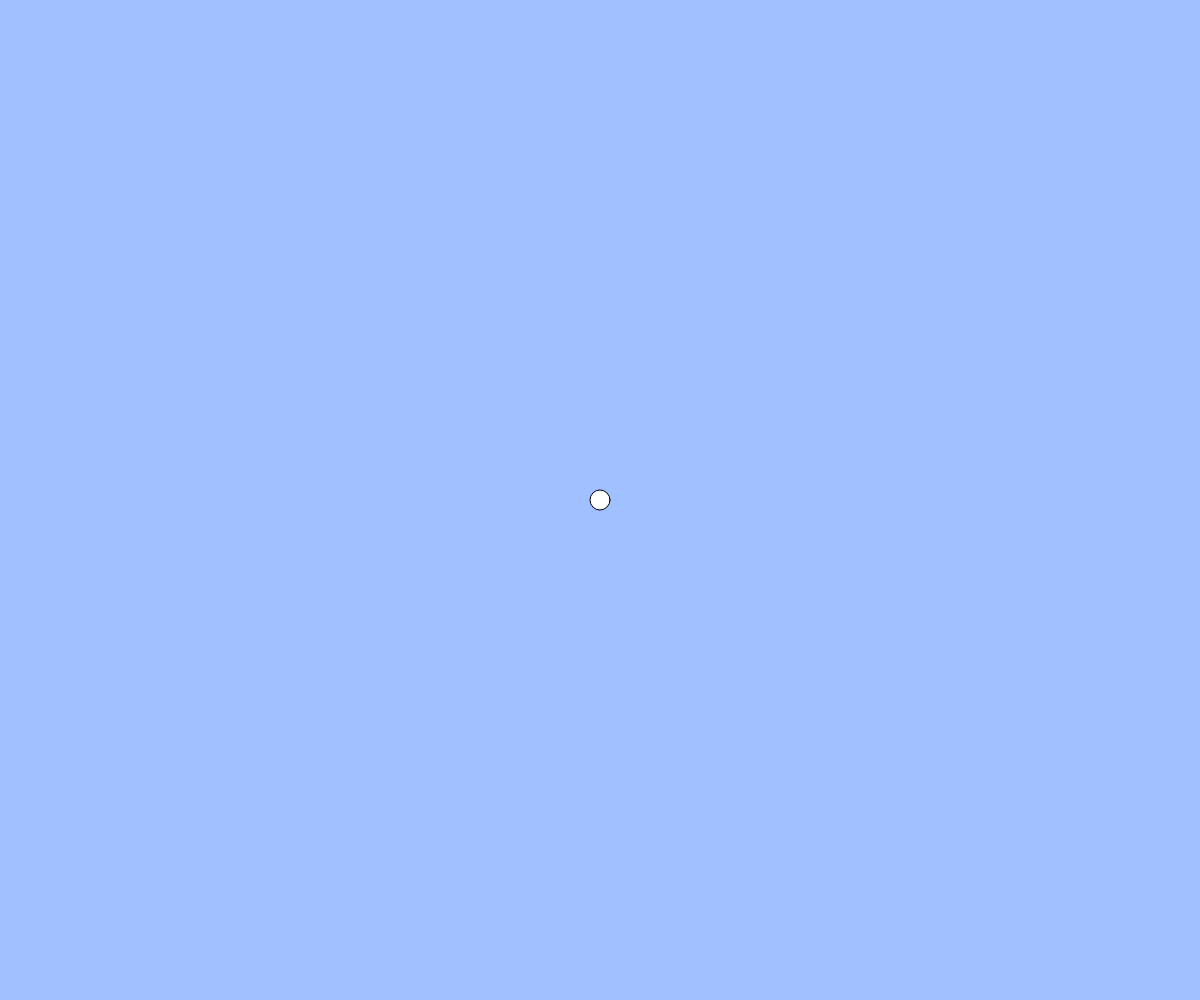
Frame 1 (no input)
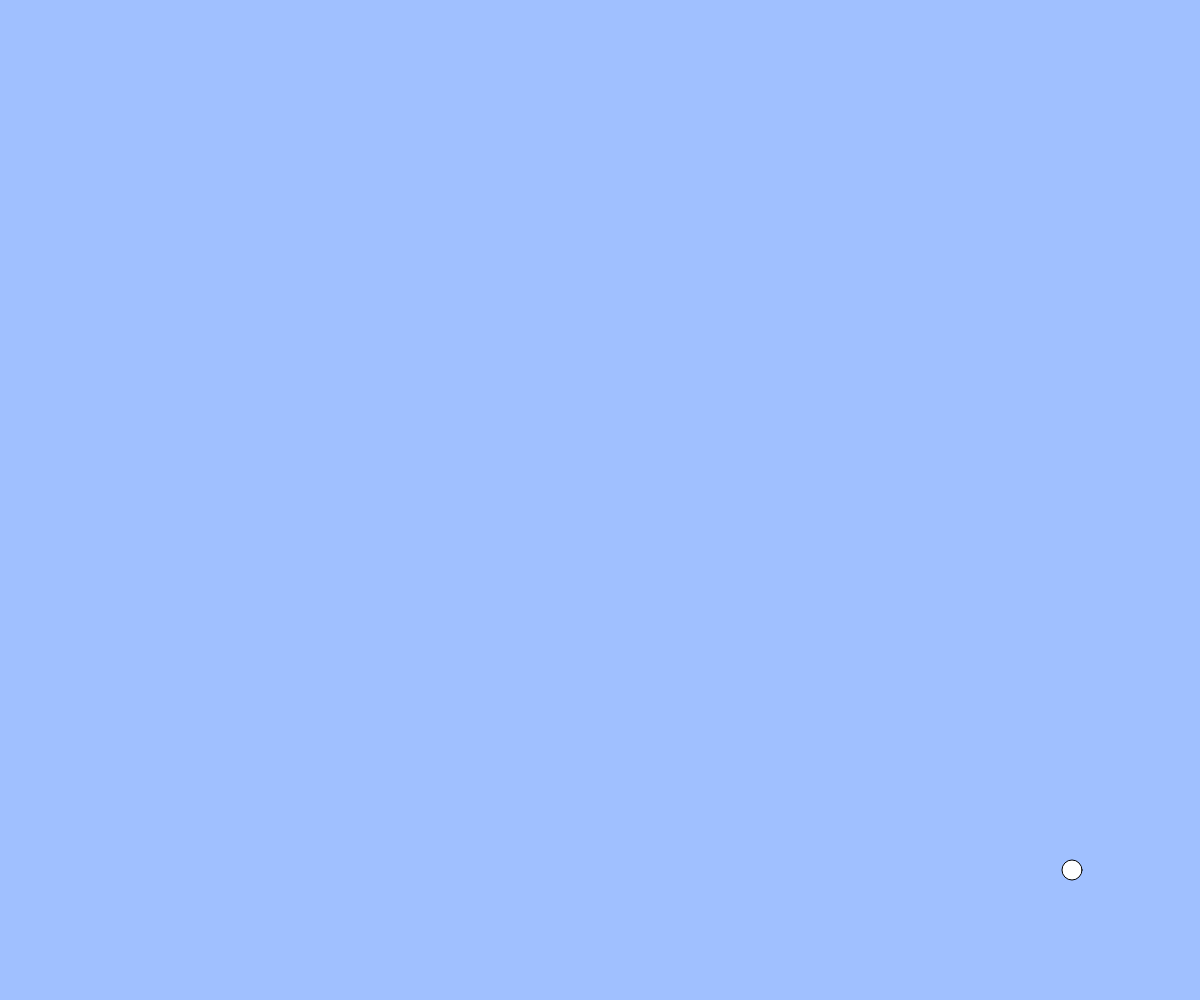
Frame 60 (no input)
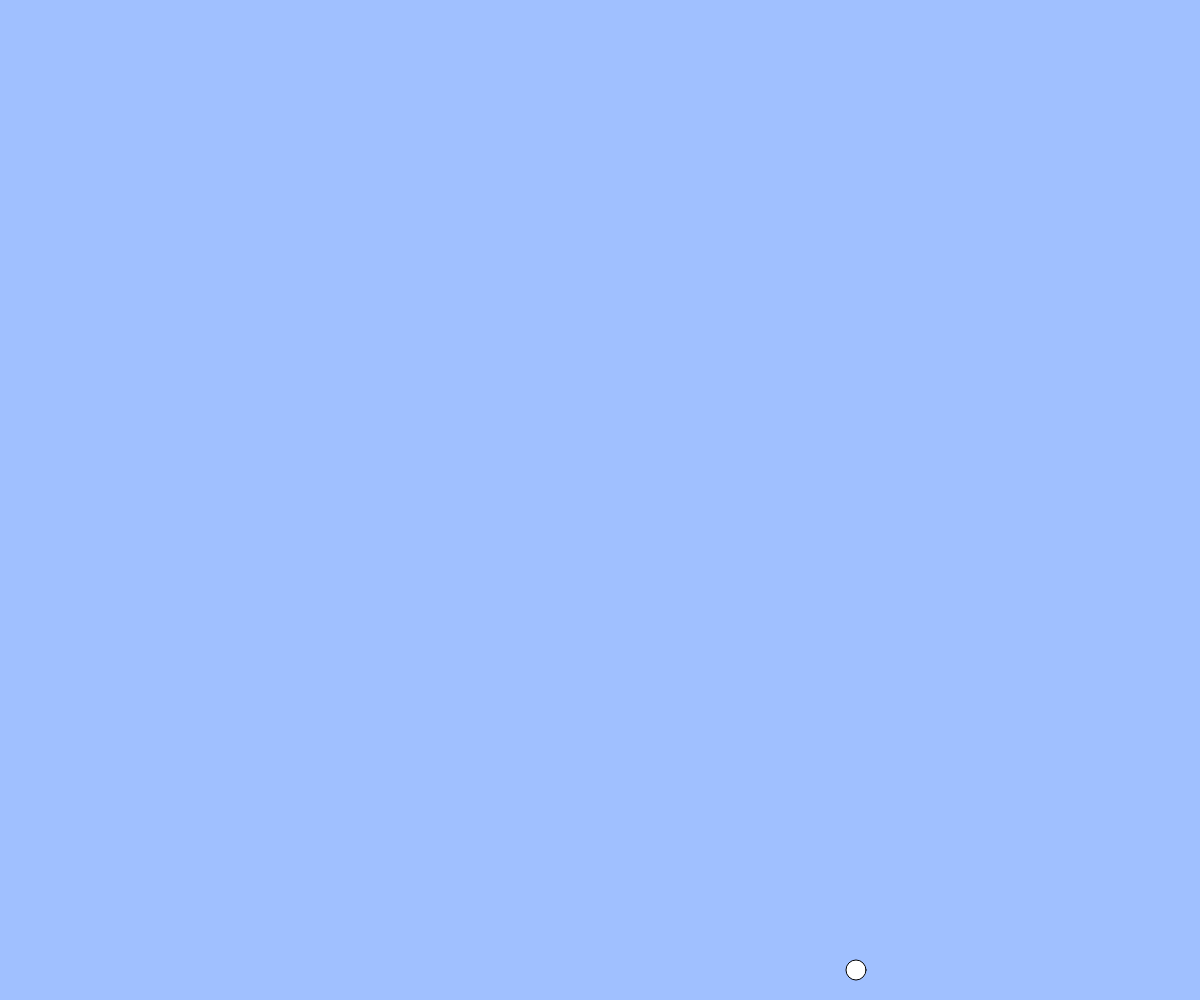
Frame 120 (the mouse pressed at the canvas centre since frame 60)

The p5.js sketch that drew these frames (run headless with seeded random() and noise() and a simulated clock; from frame 60 on, the mouse is pressed at the canvas centre):

// p5.js sketch
// ── sketch.js
// テキスト「アニメーションの基本」
let x, y, vx, vy;
const g = 2           ; // 重力加速度
const vyMax = 30;

function setup(){
  createCanvas(windowWidth, windowHeight);
  x = width / 2;
  y = height / 2;
  vx = 8;
  vy = 8;
}

function draw(){
  background(160, 192, 255);
  ellipse(x, y, 20, 20);
  x += vx;
  y += vy;

  // 重力（コメント機能でオンオフ切り替えて実行してみましょう）
  vy = constrain(vy + g, -vyMax, vyMax);

  // 端の処理パターン (1) 反対側から出てくる
  // if(x > width){ x = 0; }
  // else if(x < 0){ x = width; }
  // if(y > height){ y = 0; }
  // if(y < 0){ y = height; }

　// 端の処理パターン (2) 跳ね返る
  if(x < 0 || x > width){ vx = -1 * vx; }
  if(y > height){ vy = -1 * vy; }
  x = constrain(x, 0, width);
  y = constrain(y, 0, height);
  if(keyIsDown(LEFT_ARROW)){ x -= 5; }
  if(keyIsDown(RIGHT_ARROW)){ x += 5; }

}

function keyPressed(){
 if(keyCode == UP_ARROW){
   vy -= 100;
 }}
function windowResized(){
  resizeCanvas(windowWidth, windowHeight);
}
